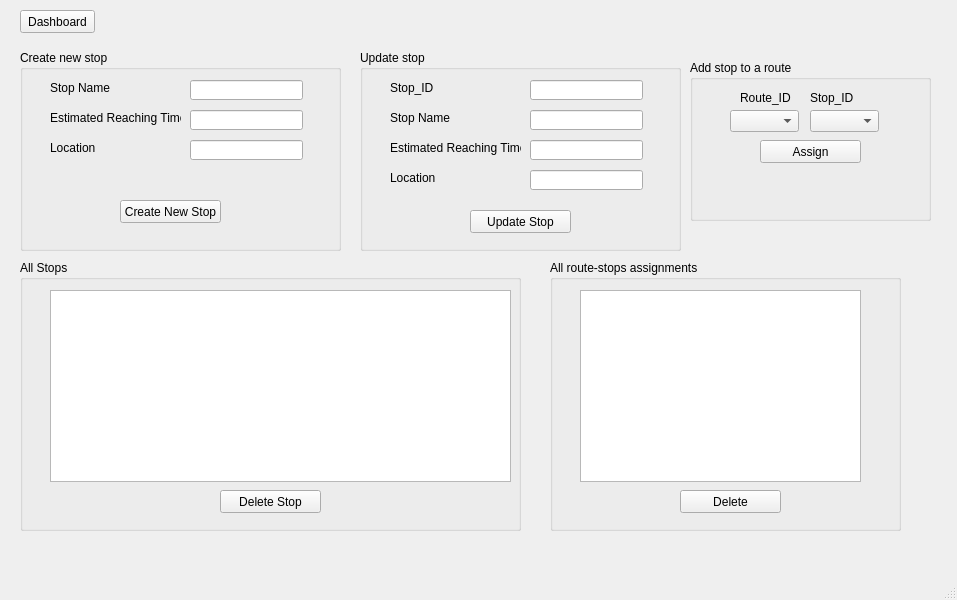
<?xml version="1.0" encoding="UTF-8"?>
<ui version="4.0">
 <class>MainWindow</class>
 <widget class="QMainWindow" name="MainWindow">
  <property name="geometry">
   <rect>
    <x>0</x>
    <y>0</y>
    <width>957</width>
    <height>600</height>
   </rect>
  </property>
  <property name="windowTitle">
   <string>Stop Management</string>
  </property>
  <widget class="QWidget" name="centralwidget">
   <widget class="QGroupBox" name="groupBox_2">
    <property name="geometry">
     <rect>
      <x>20</x>
      <y>260</y>
      <width>501</width>
      <height>271</height>
     </rect>
    </property>
    <property name="title">
     <string>All Stops</string>
    </property>
    <widget class="QTableWidget" name="stopsTable">
     <property name="geometry">
      <rect>
       <x>30</x>
       <y>30</y>
       <width>461</width>
       <height>192</height>
      </rect>
     </property>
    </widget>
    <widget class="QPushButton" name="deletestopbtn">
     <property name="geometry">
      <rect>
       <x>200</x>
       <y>230</y>
       <width>101</width>
       <height>23</height>
      </rect>
     </property>
     <property name="text">
      <string>Delete Stop</string>
     </property>
    </widget>
   </widget>
   <widget class="QGroupBox" name="createStopgrpbox">
    <property name="geometry">
     <rect>
      <x>20</x>
      <y>50</y>
      <width>321</width>
      <height>201</height>
     </rect>
    </property>
    <property name="title">
     <string>Create new stop</string>
    </property>
    <widget class="QPushButton" name="createStopbtn">
     <property name="geometry">
      <rect>
       <x>100</x>
       <y>150</y>
       <width>101</width>
       <height>23</height>
      </rect>
     </property>
     <property name="text">
      <string>Create New Stop</string>
     </property>
    </widget>
    <widget class="QLineEdit" name="cstop_namelineEdit">
     <property name="geometry">
      <rect>
       <x>170</x>
       <y>30</y>
       <width>113</width>
       <height>20</height>
      </rect>
     </property>
    </widget>
    <widget class="QLineEdit" name="cestimatedlineEdit">
     <property name="geometry">
      <rect>
       <x>170</x>
       <y>60</y>
       <width>113</width>
       <height>20</height>
      </rect>
     </property>
    </widget>
    <widget class="QLineEdit" name="cLoclineEdit">
     <property name="geometry">
      <rect>
       <x>170</x>
       <y>90</y>
       <width>113</width>
       <height>20</height>
      </rect>
     </property>
    </widget>
    <widget class="QLabel" name="label">
     <property name="geometry">
      <rect>
       <x>30</x>
       <y>30</y>
       <width>101</width>
       <height>16</height>
      </rect>
     </property>
     <property name="text">
      <string>Stop Name</string>
     </property>
    </widget>
    <widget class="QLabel" name="label_2">
     <property name="geometry">
      <rect>
       <x>30</x>
       <y>90</y>
       <width>101</width>
       <height>16</height>
      </rect>
     </property>
     <property name="text">
      <string>Location</string>
     </property>
    </widget>
    <widget class="QLabel" name="label_5">
     <property name="geometry">
      <rect>
       <x>30</x>
       <y>60</y>
       <width>131</width>
       <height>16</height>
      </rect>
     </property>
     <property name="text">
      <string>Estimated Reaching Time</string>
     </property>
    </widget>
   </widget>
   <widget class="QGroupBox" name="updateStopbox">
    <property name="geometry">
     <rect>
      <x>360</x>
      <y>50</y>
      <width>321</width>
      <height>201</height>
     </rect>
    </property>
    <property name="title">
     <string>Update stop</string>
    </property>
    <widget class="QPushButton" name="updateStopbtn">
     <property name="geometry">
      <rect>
       <x>110</x>
       <y>160</y>
       <width>101</width>
       <height>23</height>
      </rect>
     </property>
     <property name="text">
      <string>Update Stop</string>
     </property>
    </widget>
    <widget class="QLineEdit" name="stopidLinedit">
     <property name="geometry">
      <rect>
       <x>170</x>
       <y>30</y>
       <width>113</width>
       <height>20</height>
      </rect>
     </property>
     <property name="text">
      <string/>
     </property>
    </widget>
    <widget class="QLineEdit" name="ustop_namelineEdit">
     <property name="geometry">
      <rect>
       <x>170</x>
       <y>60</y>
       <width>113</width>
       <height>20</height>
      </rect>
     </property>
     <property name="text">
      <string/>
     </property>
    </widget>
    <widget class="QLineEdit" name="uLoclineEdit">
     <property name="geometry">
      <rect>
       <x>170</x>
       <y>120</y>
       <width>113</width>
       <height>20</height>
      </rect>
     </property>
     <property name="text">
      <string/>
     </property>
    </widget>
    <widget class="QLineEdit" name="uestimatedlineEdit">
     <property name="geometry">
      <rect>
       <x>170</x>
       <y>90</y>
       <width>113</width>
       <height>20</height>
      </rect>
     </property>
     <property name="text">
      <string/>
     </property>
    </widget>
    <widget class="QLabel" name="label_16">
     <property name="geometry">
      <rect>
       <x>30</x>
       <y>30</y>
       <width>101</width>
       <height>16</height>
      </rect>
     </property>
     <property name="text">
      <string>Stop_ID</string>
     </property>
    </widget>
    <widget class="QLabel" name="label_3">
     <property name="geometry">
      <rect>
       <x>30</x>
       <y>60</y>
       <width>101</width>
       <height>16</height>
      </rect>
     </property>
     <property name="text">
      <string>Stop Name</string>
     </property>
    </widget>
    <widget class="QLabel" name="label_11">
     <property name="geometry">
      <rect>
       <x>30</x>
       <y>90</y>
       <width>131</width>
       <height>16</height>
      </rect>
     </property>
     <property name="text">
      <string>Estimated Reaching Time</string>
     </property>
    </widget>
    <widget class="QLabel" name="label_4">
     <property name="geometry">
      <rect>
       <x>30</x>
       <y>120</y>
       <width>101</width>
       <height>16</height>
      </rect>
     </property>
     <property name="text">
      <string>Location</string>
     </property>
    </widget>
   </widget>
   <widget class="QGroupBox" name="addStoptoRoute">
    <property name="geometry">
     <rect>
      <x>690</x>
      <y>60</y>
      <width>241</width>
      <height>161</height>
     </rect>
    </property>
    <property name="title">
     <string>Add stop to a route</string>
    </property>
    <widget class="QPushButton" name="Assignbtn">
     <property name="geometry">
      <rect>
       <x>70</x>
       <y>80</y>
       <width>101</width>
       <height>23</height>
      </rect>
     </property>
     <property name="text">
      <string>Assign</string>
     </property>
    </widget>
    <widget class="QComboBox" name="RouteIDcomboBox">
     <property name="geometry">
      <rect>
       <x>40</x>
       <y>50</y>
       <width>69</width>
       <height>22</height>
      </rect>
     </property>
    </widget>
    <widget class="QComboBox" name="StopIDcomboBox">
     <property name="geometry">
      <rect>
       <x>120</x>
       <y>50</y>
       <width>69</width>
       <height>22</height>
      </rect>
     </property>
    </widget>
    <widget class="QLabel" name="label_17">
     <property name="geometry">
      <rect>
       <x>50</x>
       <y>30</y>
       <width>61</width>
       <height>16</height>
      </rect>
     </property>
     <property name="text">
      <string>Route_ID</string>
     </property>
    </widget>
    <widget class="QLabel" name="label_18">
     <property name="geometry">
      <rect>
       <x>120</x>
       <y>30</y>
       <width>61</width>
       <height>16</height>
      </rect>
     </property>
     <property name="text">
      <string>Stop_ID</string>
     </property>
    </widget>
   </widget>
   <widget class="QGroupBox" name="groupBox_7">
    <property name="geometry">
     <rect>
      <x>550</x>
      <y>260</y>
      <width>351</width>
      <height>271</height>
     </rect>
    </property>
    <property name="title">
     <string>All route-stops assignments</string>
    </property>
    <widget class="QTableWidget" name="tableWidget_6">
     <property name="geometry">
      <rect>
       <x>40</x>
       <y>290</y>
       <width>671</width>
       <height>192</height>
      </rect>
     </property>
     <row>
      <property name="text">
       <string>1</string>
      </property>
     </row>
     <row>
      <property name="text">
       <string>2</string>
      </property>
     </row>
     <column>
      <property name="text">
       <string>Route ID</string>
      </property>
     </column>
     <column>
      <property name="text">
       <string>Starting Point</string>
      </property>
     </column>
     <column>
      <property name="text">
       <string>Destination</string>
      </property>
     </column>
     <column>
      <property name="text">
       <string>Start Time</string>
      </property>
     </column>
     <column>
      <property name="text">
       <string>Status</string>
      </property>
     </column>
     <item row="0" column="0">
      <property name="text">
       <string>R-1002</string>
      </property>
     </item>
     <item row="0" column="1">
      <property name="text">
       <string>gulshan</string>
      </property>
     </item>
     <item row="0" column="2">
      <property name="text">
       <string>clifton</string>
      </property>
     </item>
     <item row="0" column="3">
      <property name="text">
       <string>9:40 AM</string>
      </property>
     </item>
     <item row="0" column="4">
      <property name="text">
       <string>Inactive</string>
      </property>
     </item>
     <item row="1" column="0">
      <property name="text">
       <string>R-1059</string>
      </property>
     </item>
     <item row="1" column="1">
      <property name="text">
       <string>Malir</string>
      </property>
     </item>
     <item row="1" column="2">
      <property name="text">
       <string>Korangi</string>
      </property>
     </item>
     <item row="1" column="3">
      <property name="text">
       <string>1:05 PM</string>
      </property>
     </item>
     <item row="1" column="4">
      <property name="text">
       <string>Active</string>
      </property>
     </item>
    </widget>
    <widget class="QPushButton" name="deletebtn">
     <property name="geometry">
      <rect>
       <x>130</x>
       <y>230</y>
       <width>101</width>
       <height>23</height>
      </rect>
     </property>
     <property name="text">
      <string>Delete</string>
     </property>
    </widget>
    <widget class="QTableWidget" name="stopsRoutetable">
     <property name="geometry">
      <rect>
       <x>30</x>
       <y>30</y>
       <width>281</width>
       <height>192</height>
      </rect>
     </property>
    </widget>
   </widget>
   <widget class="QPushButton" name="dashboardBtn">
    <property name="geometry">
     <rect>
      <x>20</x>
      <y>10</y>
      <width>75</width>
      <height>23</height>
     </rect>
    </property>
    <property name="text">
     <string>Dashboard</string>
    </property>
   </widget>
  </widget>
  <widget class="QMenuBar" name="menubar">
   <property name="geometry">
    <rect>
     <x>0</x>
     <y>0</y>
     <width>957</width>
     <height>21</height>
    </rect>
   </property>
  </widget>
  <widget class="QStatusBar" name="statusbar"/>
 </widget>
 <resources/>
 <connections/>
</ui>
